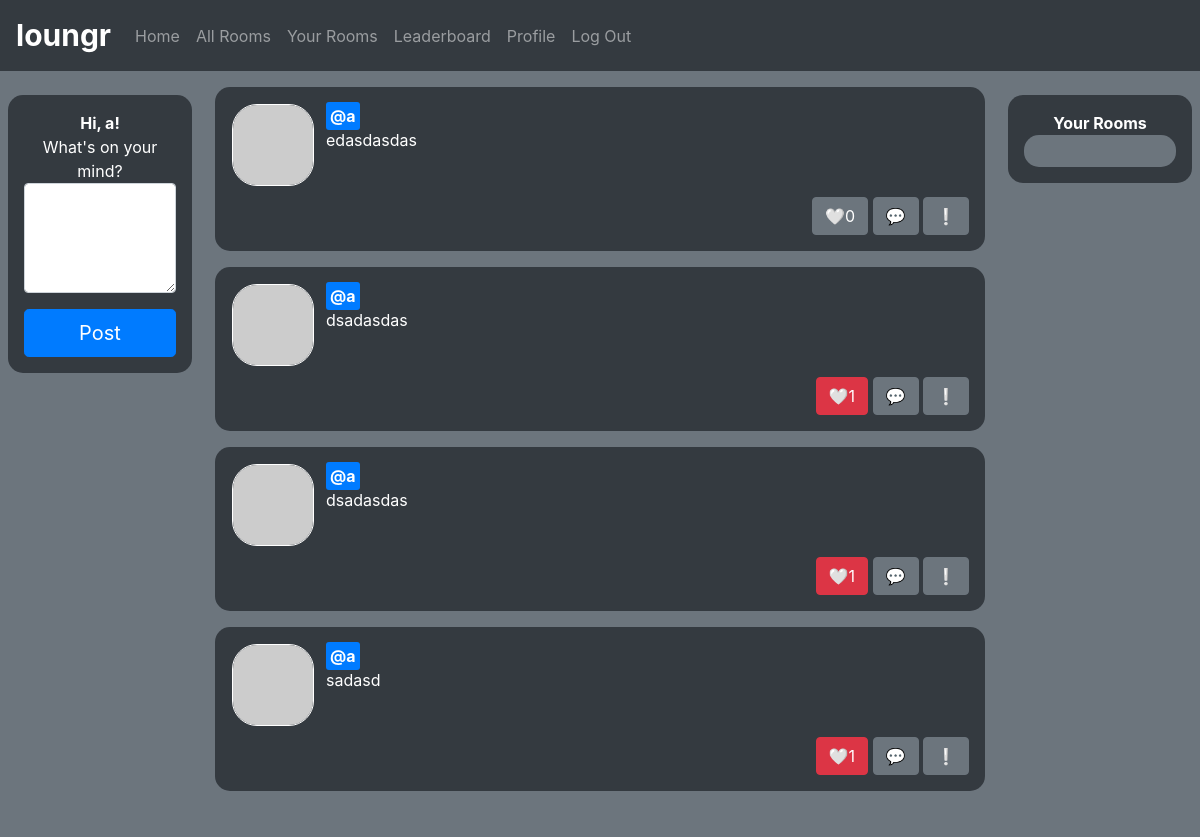
The app's page /index (signed in) with its own data.
### app/models.py (models this page shows, shortened)
class User(UserMixin, db.Model):
    id = db.Column(db.Integer, primary_key=True)
    username = db.Column(db.String(64), index=True, unique=True)
    email = db.Column(db.String(120), index=True, unique=True)
    password_hash = db.Column(db.String(128))
    posts = db.relationship('Post', backref='author', lazy='dynamic')
    replies = db.relationship('Reply', backref='author', lazy='dynamic')
    about_me = db.Column(db.String(140))
    last_seen = db.Column(db.DateTime, default=datetime.utcnow)
    followed = db.relationship(
        'User', secondary = followers,
        primaryjoin = (followers.c.follower_id == id),
        secondaryjoin = (followers.c.followed_id == id),
        backref = db.backref('followers', lazy='dynamic'), lazy='dynamic')
    liked = db.relationship(
    'PostLike',
    foreign_keys='PostLike.user_id',
    backref='user', lazy='dynamic')
    rooms = db.relationship('Room', secondary=members)
    def has_liked_post(self, post):
        return PostLike.query.filter(
            PostLike.user_id == self.id,
            PostLike.post_id == post.id).count() > 0
    def avatar(self, size):
        digest = md5(self.email.lower().encode('utf-8')).hexdigest()
        return 'https://www.gravatar.com/avatar/{}?d=identicon&s={}'.format(digest, size)
    """
    def followers(self):
        followers = []

        for user in User.query.all():
            if user.is_following(self):
                followers.append(user)

        return len(followers)
    """
    def followed_posts(self):
        followed = Post.query.join(
            followers, (followers.c.followed_id == Post.user_id)).filter(
                followers.c.follower_id == self.id)
        own = Post.query.filter_by(user_id=self.id)
        return followed.union(own).order_by(Post.timestamp.desc())
    def user_rooms(self):
        return self.rooms

class Post(db.Model):
    id = db.Column(db.Integer, primary_key=True)
    body = db.Column(db.String(140))
    timestamp = db.Column(db.DateTime, index=True, default=datetime.utcnow)
    user_id = db.Column(db.Integer, db.ForeignKey('user.id'))
    room_id = db.Column(db.String(8), db.ForeignKey('room.id'))
    likes = db.relationship('PostLike', backref='post', lazy='dynamic')
    replies = db.relationship('Reply', backref='reply', lazy='dynamic')

### app/routes.py (the view)
@app.route('/', methods=['GET', 'POST'])
@app.route('/index', methods=['GET', 'POST'])
@login_required
def index():
    form = PostForm()
    if form.validate_on_submit():
        post = Post(body=form.post.data, author=current_user)
        db.session.add(post)
        db.session.commit()
        return redirect(url_for('index'))
    rooms = current_user.user_rooms()
    page = request.args.get('page', 1, type=int)
    posts = current_user.followed_posts().paginate(
        page, app.config['POSTS_PER_PAGE'], False)
    next_url = url_for('index', page=posts.next_num) \
        if posts.has_next else None
    prev_url = url_for('index', page=posts.prev_num) \
        if posts.has_prev else None
    return render_template('index.html', title='Home', form=form,
                           posts=posts.items, next_url=next_url,
                           prev_url=prev_url, rooms = rooms)

### app/forms.py
class PostForm(FlaskForm):
    post = TextAreaField('Post Caption', validators=[DataRequired(), Length(min=1, max=140)])
    submit = SubmitField('Submit')

### app/models.py (called while the page is built)
@login.user_loader
def load_user(id):
    return User.query.get(int(id))

### app/routes.py (called while the page is built)
@app.before_request
def before_request():
    if current_user.is_authenticated:
        current_user.last_seen = datetime.utcnow()
        db.session.commit()

### app/templates/index.html (shortened to what this page needs)
{% extends "base.html" %}
{% block content %}
<div class="container-fluid text-center bg-secondary">
        <div class="row content">
          <div class="col-sm-2 p-2 my-3 text-white" style="border-radius: 15px; height: 285px">
            <div class = "container-fluid p-3 bg-dark text-white" style="border-radius: 15px;">
            <b>Hi, {{ current_user.username }}!</b>
              <form action="" method="post">
                  <p>
                      What's on your mind?<br>
                      <textarea class="form-control" id="{{ form.post(rows = 4) }}</textarea>
                  </p>
                  <input type="submit" class="btn btn-primary btn-lg btn-block" value="Post"></input>
              </form>
            </div>
          </div>
          <div class="col-sm-8 text-left">
            {% for post in posts %}
              {% include '_post.html' %}
          {% endfor %}
          <footer class="container-fluid text-center bg-secondary">
            </footer>
          </div>
          <div class="col-sm-2 p-2 my-3 text-white" style="border-radius: 15px; height: 285px">
            <div class = "container-fluid p-3 bg-dark text-white" style="border-radius: 15px;">
            <b>Your Rooms</b>
            <div class = "container-fluid p-3 bg-secondary text-white" style="border-radius: 15px;">
          </div>
            </div>
          </div>
        </div>
      </div>
{% endblock %}

### app/templates/_post.html
<div class="container p-3 my-3 bg-dark text-white border-0" style="border-radius: 15px">
    <table>
        <tr valign="top">
            <td><img class= "border border-white"style="border-radius: 25px" src="{{ post.author.avatar(60) }}"></td>
            <td>
                <div style="padding-left: 10px;">
                <a class = "text-white bg-primary p-1" style="border-radius: 3px; font-weight: bold;" href="{{ url_for('user', username=post.author.username) }}">
                    @{{ post.author.username }}
                </a>
                <br>
                <p>{{ post.body }}</p>
                </div>
            </td>
        </tr>
    </table>
    <div class="container-fluid text-center bg-dark text-white" style="margin-top: 10px;">
        <div class="row">
            <div class="col">
                <div class="row">
                <div style="margin-left: auto; margin-right: 0px;">
                {% if current_user.has_liked_post(post) %}
                <a class="btn btn-danger" href="{{ url_for('like_action', post_id=post.id, action='unlike') }}">🤍{{ post.likes.count() }}</a>
                {% else %}
                <a class="btn btn-secondary" href="{{ url_for('like_action', post_id=post.id, action='like') }}">🤍{{ post.likes.count() }}</a>
                {% endif %}
                <a class="btn btn-secondary" href="/post/{{post.id}}">💬</a>
                <a class="btn btn-secondary" href="{{ url_for('report_action', post_id=post.id) }}">❕</a>
                </div>
            </div>
            </div>
            </div>
        </div>
    </div>

### app/templates/base.html (style rules this page uses)
.row.content { height: 450px }
footer { background-color: #555; color: white; padding: 15px; }

### records on screen
User: username "a"
Post: author.username "a", body "edasdasdas", likes.count "0"
Post: author.username "a", body "dsadasdas", likes.count "1"
Post: author.username "a", body "dsadasdas", likes.count "1"
Post: author.username "a", body "sadasd", likes.count "1"
